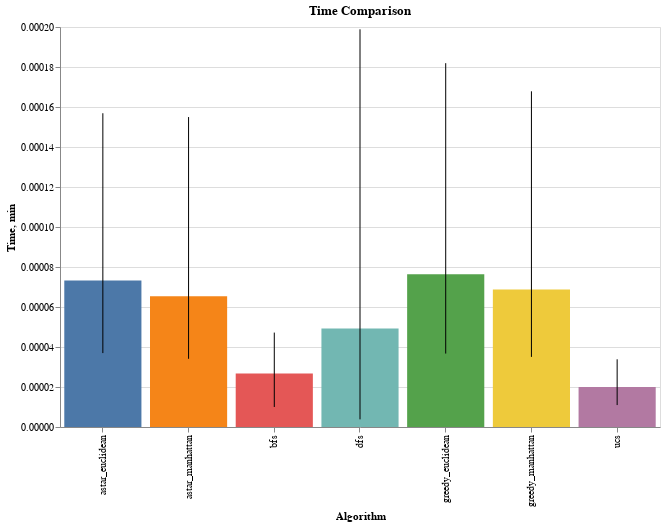

Notebook source saved alongside this figure:
### Code cell
create_performance_charts(
    sim_results_graph, metric='time', title='Time Comparison')

### Figure 1 — Vega-Lite specification as saved in the notebook (floating-point values rounded to 4 significant figures)
{"config": {"view": {"continuousWidth": 300, "continuousHeight": 300}}, "layer": [{"mark": {"type": "bar"}, "encoding": {"color": {"field": "algorithm", "legend": null, "type": "nominal"}, "x": {"field": "algorithm", "sort": null, "title": "Algorithm", "type": "nominal"}, "y": {"field": "mean", "title": "Time", "type": "quantitative"}}}, {"mark": {"type": "errorbar"}, "encoding": {"x": {"field": "algorithm", "type": "nominal"}, "y": {"field": "min", "type": "quantitative"}, "y2": {"field": "max"}}}], "data": {"name": "data-76cbd4169ae7e53c4c5255b488c08f27"}, "height": 400, "title": "Time Comparison", "width": 600, "$schema": "https://vega.github.io/schema/vega-lite/v5.20.1.json", "datasets": {"data-76cbd4169ae7e53c4c5255b488c08f27": [{"algorithm": "astar_euclidean", "mean": 7.324e-05, "median": 5.698e-05, "std": 4.956e-05, "min": 3.695e-05, "max": 0.0001569}, {"algorithm": "astar_manhattan", "mean": 6.537e-05, "median": 4.983e-05, "std": 5.08e-05, "min": 3.409e-05, "max": 0.000155}, {"algorithm": "bfs", "mean": 2.68e-05, "median": 3.004e-05, "std": 1.612e-05, "min": 1.001e-05, "max": 4.721e-05}, {"algorithm": "dfs", "mean": 4.926e-05, "median": 8.345e-06, "std": 8.436e-05, "min": 3.815e-06, "max": 0.0001988}, {"algorithm": "greedy_euclidean", "mean": 7.634e-05, "median": 5.913e-05, "std": 6.04e-05, "min": 3.672e-05, "max": 0.0001819}, {"algorithm": "greedy_manhattan", "mean": 6.881e-05, "median": 5.102e-05, "std": 5.603e-05, "min": 3.505e-05, "max": 0.0001678}, {"algorithm": "ucs", "mean": 1.998e-05, "median": 1.907e-05, "std": 8.497e-06, "min": 1.097e-05, "max": 3.386e-05}]}}
